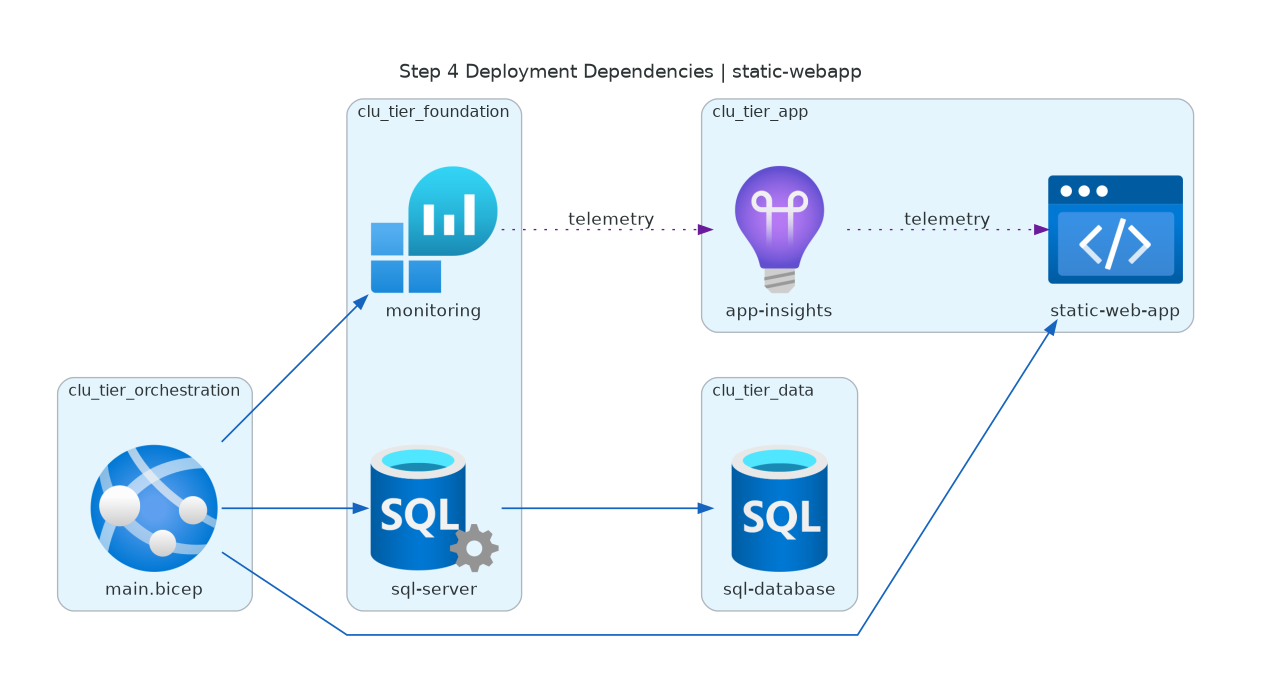

Reproduce this figure in Python.
"""Step 4 deployment dependency diagram for static-webapp (non-Mermaid)."""

from diagrams import Cluster, Diagram, Edge
from diagrams.azure.compute import AppServices
from diagrams.azure.database import SQLDatabases, SQLServers
from diagrams.azure.monitor import ApplicationInsights, LogAnalyticsWorkspaces
from diagrams.azure.web import StaticApps

graph_attr = {
    "bgcolor": "white",
    "pad": "0.6",
    "nodesep": "1.0",
    "ranksep": "1.2",
    "splines": "polyline",
    "fontsize": "14",
    "labelloc": "t",
    "label": "Step 4 Deployment Dependencies | static-webapp",
}

cluster_attr = {"style": "rounded", "fontsize": "12"}

with Diagram(
    "static-webapp-dependencies",
    filename="agent-output/static-webapp/04-dependency-diagram",
    show=False,
    direction="LR",
    outformat="png",
    graph_attr=graph_attr,
):
    with Cluster("clu_tier_orchestration", graph_attr=cluster_attr):
        n_ops_main_orch = AppServices("main.bicep")

    with Cluster("clu_tier_foundation", graph_attr=cluster_attr):
        n_ops_monitor_log = LogAnalyticsWorkspaces("monitoring")
        n_data_sqlserver_core = SQLServers("sql-server")

    with Cluster("clu_tier_data", graph_attr=cluster_attr):
        n_data_sqldb_app = SQLDatabases("sql-database")

    with Cluster("clu_tier_app", graph_attr=cluster_attr):
        n_web_swa_frontend = StaticApps("static-web-app")
        n_ops_appi_main = ApplicationInsights("app-insights")

    e_runtime = Edge(color="#1565C0", style="bold", penwidth="1.3")
    e_observe = Edge(color="#6A1B9A", style="dotted")

    n_ops_main_orch >> e_runtime >> [n_ops_monitor_log, n_data_sqlserver_core]
    n_data_sqlserver_core >> e_runtime >> n_data_sqldb_app
    n_ops_main_orch >> e_runtime >> n_web_swa_frontend
    n_ops_monitor_log >> Edge(label="telemetry", **e_observe.attrs) >> n_ops_appi_main
    n_ops_appi_main >> Edge(label="telemetry", **e_observe.attrs) >> n_web_swa_frontend
